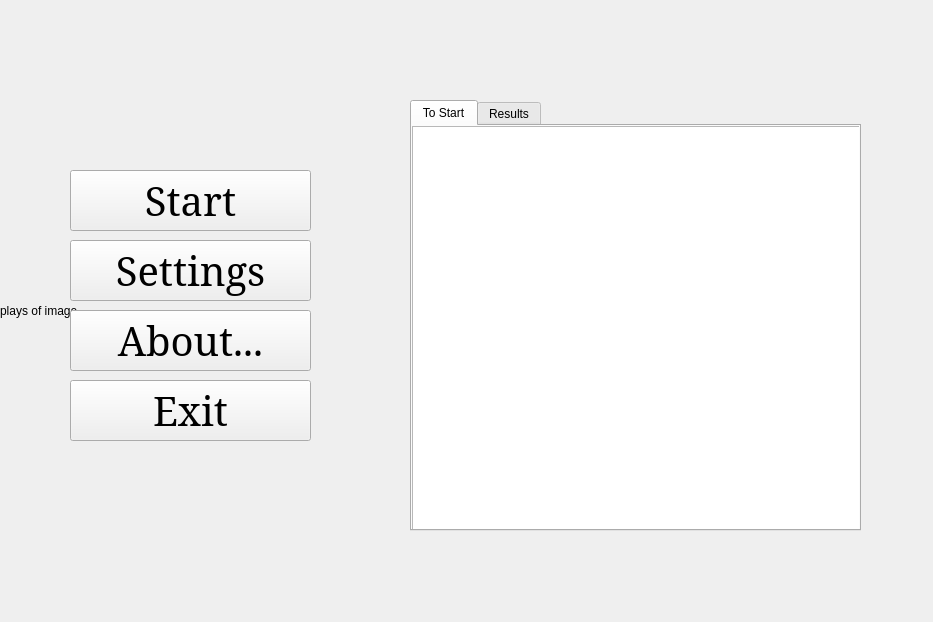
<?xml version="1.0" encoding="UTF-8"?>
<ui version="4.0">
 <class>MainWindow</class>
 <widget class="QMainWindow" name="MainWindow">
  <property name="geometry">
   <rect>
    <x>0</x>
    <y>0</y>
    <width>933</width>
    <height>622</height>
   </rect>
  </property>
  <property name="minimumSize">
   <size>
    <width>933</width>
    <height>622</height>
   </size>
  </property>
  <property name="maximumSize">
   <size>
    <width>933</width>
    <height>622</height>
   </size>
  </property>
  <property name="windowTitle">
   <string>MainWindow</string>
  </property>
  <property name="autoFillBackground">
   <bool>true</bool>
  </property>
  <widget class="QWidget" name="centralwidget">
   <widget class="QLabel" name="label">
    <property name="geometry">
     <rect>
      <x>0</x>
      <y>0</y>
      <width>933</width>
      <height>622</height>
     </rect>
    </property>
    <property name="minimumSize">
     <size>
      <width>933</width>
      <height>622</height>
     </size>
    </property>
    <property name="maximumSize">
     <size>
      <width>933</width>
      <height>622</height>
     </size>
    </property>
    <property name="text">
     <string>plays of image</string>
    </property>
   </widget>
   <widget class="QPushButton" name="stwind">
    <property name="enabled">
     <bool>true</bool>
    </property>
    <property name="geometry">
     <rect>
      <x>70</x>
      <y>170</y>
      <width>241</width>
      <height>61</height>
     </rect>
    </property>
    <property name="font">
     <font>
      <family>Constantia</family>
      <pointsize>30</pointsize>
     </font>
    </property>
    <property name="text">
     <string>Start</string>
    </property>
    <property name="autoRepeat">
     <bool>false</bool>
    </property>
    <property name="autoRepeatDelay">
     <number>0</number>
    </property>
    <property name="autoRepeatInterval">
     <number>0</number>
    </property>
   </widget>
   <widget class="QPushButton" name="pushButton_2">
    <property name="geometry">
     <rect>
      <x>70</x>
      <y>240</y>
      <width>241</width>
      <height>61</height>
     </rect>
    </property>
    <property name="font">
     <font>
      <family>Constantia</family>
      <pointsize>30</pointsize>
     </font>
    </property>
    <property name="text">
     <string>Settings</string>
    </property>
   </widget>
   <widget class="QPushButton" name="pushButton_3">
    <property name="geometry">
     <rect>
      <x>70</x>
      <y>310</y>
      <width>241</width>
      <height>61</height>
     </rect>
    </property>
    <property name="font">
     <font>
      <family>Constantia</family>
      <pointsize>30</pointsize>
     </font>
    </property>
    <property name="text">
     <string>About...</string>
    </property>
   </widget>
   <widget class="QPushButton" name="pushButton_4">
    <property name="geometry">
     <rect>
      <x>70</x>
      <y>380</y>
      <width>241</width>
      <height>61</height>
     </rect>
    </property>
    <property name="font">
     <font>
      <family>Constantia</family>
      <pointsize>30</pointsize>
     </font>
    </property>
    <property name="text">
     <string>Exit</string>
    </property>
   </widget>
   <widget class="QTabWidget" name="tabWidget">
    <property name="geometry">
     <rect>
      <x>410</x>
      <y>100</y>
      <width>451</width>
      <height>431</height>
     </rect>
    </property>
    <property name="currentIndex">
     <number>0</number>
    </property>
    <widget class="QWidget" name="tab">
     <attribute name="title">
      <string>To Start</string>
     </attribute>
     <widget class="QTextBrowser" name="textBrowser">
      <property name="geometry">
       <rect>
        <x>0</x>
        <y>0</y>
        <width>451</width>
        <height>411</height>
       </rect>
      </property>
     </widget>
    </widget>
    <widget class="QWidget" name="tab_2">
     <attribute name="title">
      <string>Results</string>
     </attribute>
     <widget class="QTextBrowser" name="textBrowser_2">
      <property name="geometry">
       <rect>
        <x>0</x>
        <y>0</y>
        <width>451</width>
        <height>411</height>
       </rect>
      </property>
     </widget>
    </widget>
   </widget>
  </widget>
 </widget>
 <resources/>
 <connections/>
</ui>
